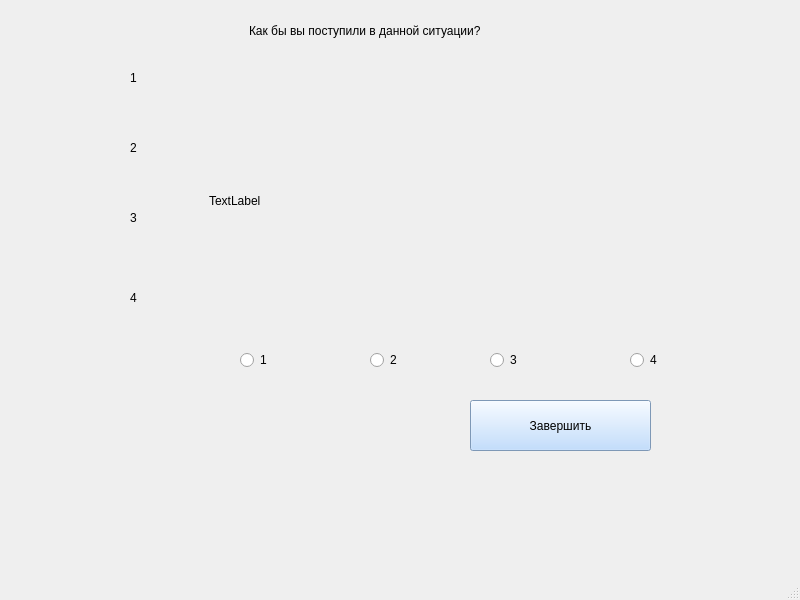
<?xml version="1.0" encoding="UTF-8"?>
<ui version="4.0">
 <class>MainWindow</class>
 <widget class="QMainWindow" name="MainWindow">
  <property name="geometry">
   <rect>
    <x>0</x>
    <y>0</y>
    <width>800</width>
    <height>600</height>
   </rect>
  </property>
  <property name="windowTitle">
   <string>MainWindow</string>
  </property>
  <widget class="QWidget" name="centralwidget">
   <widget class="QRadioButton" name="radioButton">
    <property name="geometry">
     <rect>
      <x>240</x>
      <y>350</y>
      <width>100</width>
      <height>20</height>
     </rect>
    </property>
    <property name="text">
     <string>1</string>
    </property>
   </widget>
   <widget class="QRadioButton" name="radioButton_2">
    <property name="geometry">
     <rect>
      <x>370</x>
      <y>350</y>
      <width>100</width>
      <height>20</height>
     </rect>
    </property>
    <property name="text">
     <string>2</string>
    </property>
   </widget>
   <widget class="QRadioButton" name="radioButton_3">
    <property name="geometry">
     <rect>
      <x>490</x>
      <y>350</y>
      <width>100</width>
      <height>20</height>
     </rect>
    </property>
    <property name="text">
     <string>3</string>
    </property>
   </widget>
   <widget class="QRadioButton" name="radioButton_4">
    <property name="geometry">
     <rect>
      <x>630</x>
      <y>350</y>
      <width>100</width>
      <height>20</height>
     </rect>
    </property>
    <property name="text">
     <string>4</string>
    </property>
   </widget>
   <widget class="QLabel" name="label_2">
    <property name="geometry">
     <rect>
      <x>130</x>
      <y>70</y>
      <width>60</width>
      <height>16</height>
     </rect>
    </property>
    <property name="text">
     <string>1</string>
    </property>
   </widget>
   <widget class="QLabel" name="label_3">
    <property name="geometry">
     <rect>
      <x>130</x>
      <y>140</y>
      <width>60</width>
      <height>16</height>
     </rect>
    </property>
    <property name="text">
     <string>2</string>
    </property>
   </widget>
   <widget class="QLabel" name="label_4">
    <property name="geometry">
     <rect>
      <x>130</x>
      <y>210</y>
      <width>60</width>
      <height>16</height>
     </rect>
    </property>
    <property name="text">
     <string>3</string>
    </property>
   </widget>
   <widget class="QLabel" name="label_5">
    <property name="geometry">
     <rect>
      <x>130</x>
      <y>290</y>
      <width>60</width>
      <height>16</height>
     </rect>
    </property>
    <property name="text">
     <string>4</string>
    </property>
   </widget>
   <widget class="QLabel" name="label">
    <property name="geometry">
     <rect>
      <x>209</x>
      <y>75</y>
      <width>491</width>
      <height>251</height>
     </rect>
    </property>
    <property name="text">
     <string>TextLabel</string>
    </property>
   </widget>
   <widget class="QPushButton" name="pushButton">
    <property name="geometry">
     <rect>
      <x>470</x>
      <y>400</y>
      <width>181</width>
      <height>51</height>
     </rect>
    </property>
    <property name="styleSheet">
     <string notr="true">background-color: rgb(177, 213, 255);</string>
    </property>
    <property name="text">
     <string>Завершить</string>
    </property>
   </widget>
   <widget class="QLabel" name="label_6">
    <property name="geometry">
     <rect>
      <x>249</x>
      <y>10</y>
      <width>301</width>
      <height>41</height>
     </rect>
    </property>
    <property name="text">
     <string>Как бы вы поступили в данной ситуации?</string>
    </property>
   </widget>
  </widget>
  <widget class="QMenuBar" name="menubar">
   <property name="geometry">
    <rect>
     <x>0</x>
     <y>0</y>
     <width>800</width>
     <height>22</height>
    </rect>
   </property>
  </widget>
  <widget class="QStatusBar" name="statusbar"/>
 </widget>
 <resources/>
 <connections/>
</ui>
